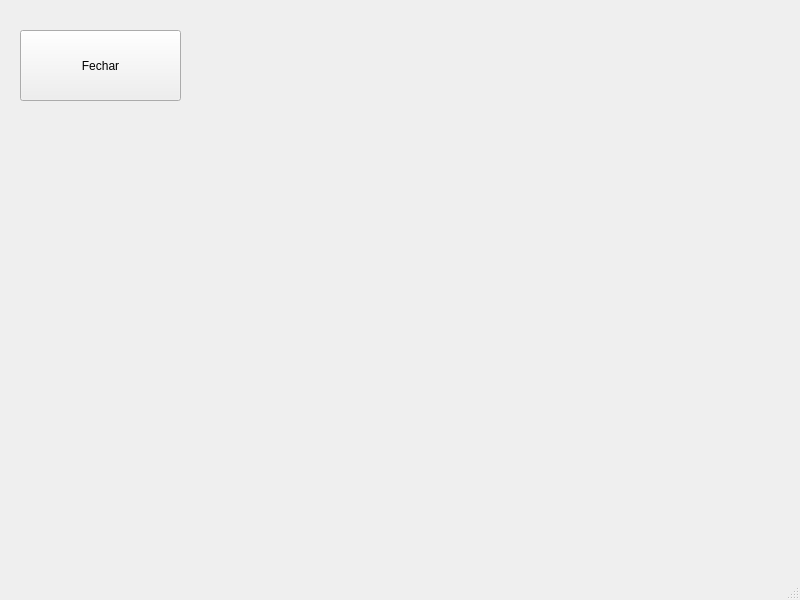
<?xml version="1.0" encoding="UTF-8"?>
<ui version="4.0">
 <class>MainWindow</class>
 <widget class="QMainWindow" name="MainWindow">
  <property name="geometry">
   <rect>
    <x>0</x>
    <y>0</y>
    <width>800</width>
    <height>600</height>
   </rect>
  </property>
  <property name="windowTitle">
   <string>MainWindow</string>
  </property>
  <widget class="QWidget" name="centralwidget">
   <widget class="QPushButton" name="pushButton">
    <property name="geometry">
     <rect>
      <x>20</x>
      <y>30</y>
      <width>161</width>
      <height>71</height>
     </rect>
    </property>
    <property name="text">
     <string>Fechar</string>
    </property>
   </widget>
  </widget>
  <widget class="QMenuBar" name="menubar">
   <property name="geometry">
    <rect>
     <x>0</x>
     <y>0</y>
     <width>800</width>
     <height>26</height>
    </rect>
   </property>
  </widget>
  <widget class="QStatusBar" name="statusbar"/>
 </widget>
 <resources/>
 <connections/>
</ui>
